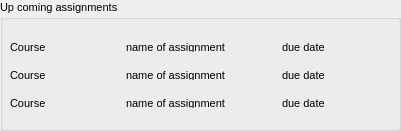
    <widget class="QGroupBox" name="groupBox_9">
     <property name="geometry">
      <rect>
       <x>10</x>
       <y>290</y>
       <width>401</width>
       <height>131</height>
      </rect>
     </property>
     <property name="font">
      <font>
       <pointsize>8</pointsize>
      </font>
     </property>
     <property name="title">
      <string>Up coming assignments</string>
     </property>
     <widget class="QWidget" name="layoutWidget">
      <property name="geometry">
       <rect>
        <x>10</x>
        <y>30</y>
        <width>381</width>
        <height>91</height>
       </rect>
      </property>
      <layout class="QVBoxLayout" name="verticalLayout_21">
       <item>
        <layout class="QHBoxLayout" name="horizontalLayout_33">
         <item>
          <widget class="QLabel" name="label_66">
           <property name="minimumSize">
            <size>
             <width>50</width>
             <height>10</height>
            </size>
           </property>
           <property name="maximumSize">
            <size>
             <width>110</width>
             <height>10</height>
            </size>
           </property>
           <property name="font">
            <font>
             <pointsize>8</pointsize>
            </font>
           </property>
           <property name="text">
            <string>Course</string>
           </property>
          </widget>
         </item>
         <item>
          <widget class="QLabel" name="label_68">
           <property name="minimumSize">
            <size>
             <width>150</width>
             <height>10</height>
            </size>
           </property>
           <property name="maximumSize">
            <size>
             <width>110</width>
             <height>10</height>
            </size>
           </property>
           <property name="font">
            <font>
             <pointsize>8</pointsize>
            </font>
           </property>
           <property name="text">
            <string>name of assignment</string>
           </property>
          </widget>
         </item>
         <item>
          <widget class="QLabel" name="label_67">
           <property name="minimumSize">
            <size>
             <width>50</width>
             <height>10</height>
            </size>
           </property>
           <property name="maximumSize">
            <size>
             <width>110</width>
             <height>10</height>
            </size>
           </property>
           <property name="font">
            <font>
             <pointsize>8</pointsize>
            </font>
           </property>
           <property name="text">
            <string>due date</string>
           </property>
          </widget>
         </item>
        </layout>
       </item>
       <item>
        <layout class="QHBoxLayout" name="horizontalLayout_34">
         <item>
          <widget class="QLabel" name="label_69">
           <property name="minimumSize">
            <size>
             <width>50</width>
             <height>10</height>
            </size>
           </property>
           <property name="maximumSize">
            <size>
             <width>110</width>
             <height>10</height>
            </size>
           </property>
           <property name="font">
            <font>
             <pointsize>8</pointsize>
            </font>
           </property>
           <property name="text">
            <string>Course</string>
           </property>
          </widget>
         </item>
         <item>
          <widget class="QLabel" name="label_70">
           <property name="minimumSize">
            <size>
             <width>150</width>
             <height>10</height>
            </size>
           </property>
           <property name="maximumSize">
            <size>
             <width>110</width>
             <height>10</height>
            </size>
           </property>
           <property name="font">
            <font>
             <pointsize>8</pointsize>
            </font>
           </property>
           <property name="text">
            <string>name of assignment</string>
           </property>
          </widget>
         </item>
         <item>
          <widget class="QLabel" name="label_71">
           <property name="minimumSize">
            <size>
             <width>50</width>
             <height>10</height>
            </size>
           </property>
           <property name="maximumSize">
            <size>
             <width>110</width>
             <height>10</height>
            </size>
           </property>
           <property name="font">
            <font>
             <pointsize>8</pointsize>
            </font>
           </property>
           <property name="text">
            <string>due date</string>
           </property>
          </widget>
         </item>
        </layout>
       </item>
       <item>
        <layout class="QHBoxLayout" name="horizontalLayout_36">
         <item>
          <widget class="QLabel" name="label_75">
           <property name="minimumSize">
            <size>
             <width>50</width>
             <height>10</height>
            </size>
           </property>
           <property name="maximumSize">
            <size>
             <width>110</width>
             <height>10</height>
            </size>
           </property>
           <property name="font">
            <font>
             <pointsize>8</pointsize>
            </font>
           </property>
           <property name="text">
            <string>Course</string>
           </property>
          </widget>
         </item>
         <item>
          <widget class="QLabel" name="label_76">
           <property name="minimumSize">
            <size>
             <width>150</width>
             <height>10</height>
            </size>
           </property>
           <property name="maximumSize">
            <size>
             <width>110</width>
             <height>10</height>
            </size>
           </property>
           <property name="font">
            <font>
             <pointsize>8</pointsize>
            </font>
           </property>
           <property name="text">
            <string>name of assignment</string>
           </property>
          </widget>
         </item>
         <item>
          <widget class="QLabel" name="label_77">
           <property name="minimumSize">
            <size>
             <width>50</width>
             <height>10</height>
            </size>
           </property>
           <property name="maximumSize">
            <size>
             <width>110</width>
             <height>10</height>
            </size>
           </property>
           <property name="font">
            <font>
             <pointsize>8</pointsize>
            </font>
           </property>
           <property name="text">
            <string>due date</string>
           </property>
          </widget>
         </item>
        </layout>
       </item>
      </layout>
     </widget>
    </widget>
